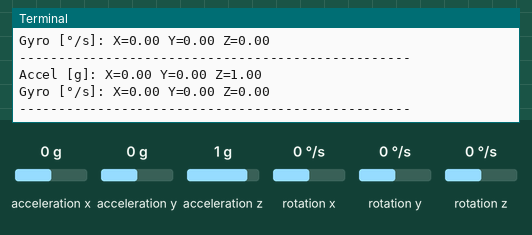
This program was run on a simulated Raspberry Pi (BCM pin numbers). Parts: the last lines printed to the terminal. The test bench sets the inputs (shaded band); at power-on: acceleration x 0 g, acceleration y 0 g, acceleration z 1 g, rotation x 0 °/s, rotation y 0 °/s, rotation z 0 °/s.

Above: at 1.3 s.
1.4 s: acceleration x set to -1.4 g
At 2.3 s:
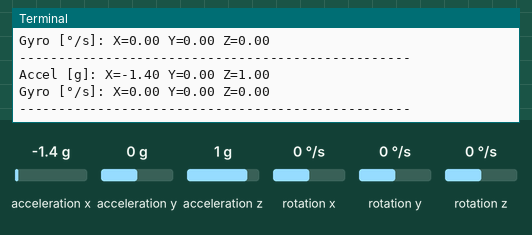
2.9 s: acceleration y set to -1.4 g
At 3.7 s:
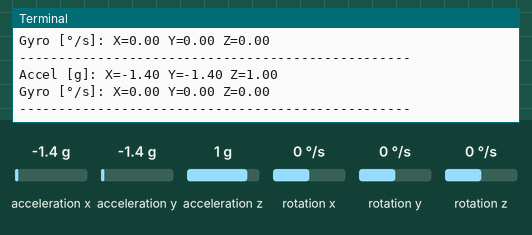
4.4 s: acceleration z set to -1.4 g
At 5.4 s:
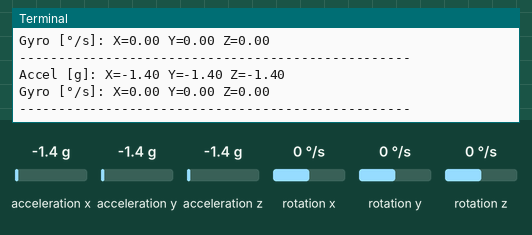
5.9 s: rotation x set to -192 °/s
At 6.6 s:
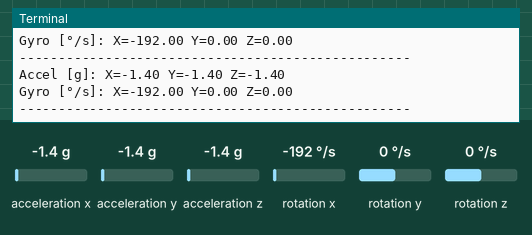
7.4 s: rotation y set to -192 °/s
At 8.1 s:
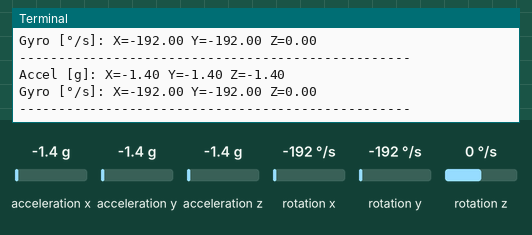

The program:

imu_with_gyro_test.py
```python
import smbus
import time

# Create an SMBus instance
bus = smbus.SMBus(1)  # Use I2C bus 1

# MPU6050 device address
MPU6050_ADDR = 0x68

# Wake up the MPU6050 (exit sleep mode)
bus.write_byte_data(MPU6050_ADDR, 0x6B, 0)
time.sleep(0.1)  # Give it a moment to wake up

def read_word(reg):
    """Read two bytes and combine them."""
    high = bus.read_byte_data(MPU6050_ADDR, reg)
    low = bus.read_byte_data(MPU6050_ADDR, reg + 1)
    value = (high << 8) + low
    if value >= 0x8000:
        value = -((65535 - value) + 1)
    return value

while True:
    # Read accelerometer data (registers 0x3B to 0x40)
    accel_x = read_word(0x3B)
    accel_y = read_word(0x3D)
    accel_z = read_word(0x3F)

    # Read gyroscope data (registers 0x43 to 0x48)
    gyro_x = read_word(0x43)
    gyro_y = read_word(0x45)
    gyro_z = read_word(0x47)

    print("Accel [g]: X={:.2f} Y={:.2f} Z={:.2f}".format(
        accel_x / 16384.0, accel_y / 16384.0, accel_z / 16384.0))
    print("Gyro [°/s]: X={:.2f} Y={:.2f} Z={:.2f}".format(
        gyro_x / 131.0, gyro_y / 131.0, gyro_z / 131.0))
    print("-" * 50)

    time.sleep(0.01)
```

Measured:
- after the input at 1.4 s, the terminal: prints a new line at once (image 1)
- after the input at 2.9 s, the terminal: prints a new line at once (image 2)
- after the input at 4.4 s, the terminal: prints a new line at once (image 3)
- after the input at 5.9 s, the terminal: prints a new line at once (image 4)
- after the input at 7.4 s, the terminal: prints a new line at once (image 5)
